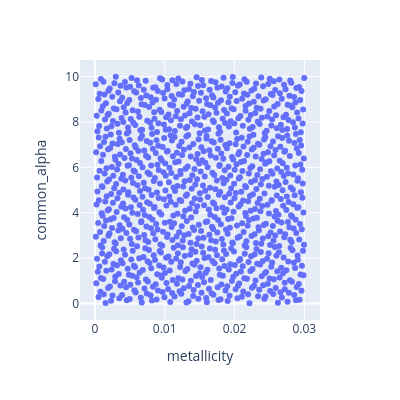

This figure's notebook cell:
### Code cell
sobol_fig = px.scatter(sobol_samples, x="metallicity", y="common_alpha", width=400, height=400)
sobol_fig

### Figure 1 — Plotly figure (JSON) as saved in the notebook; plotly's stock layout.template omitted (floating-point values rounded to 4 significant figures; data arrays with more than 128 entries replaced by an {"elided": "..."} marker saying what was removed)
{"data": [{"hovertemplate": "metallicity=%{x}<br>common_alpha=%{y}<extra></extra>", "legendgroup": "", "marker": {"color": "#636efa", "symbol": "circle"}, "mode": "markers", "name": "", "orientation": "v", "showlegend": false, "type": "scatter", "x": {"elided": "1000 float values"}, "xaxis": "x", "y": {"elided": "1000 float values"}, "yaxis": "y"}], "layout": {"height": 400, "legend": {"tracegroupgap": 0}, "margin": {"t": 60}, "width": 400, "xaxis": {"anchor": "y", "domain": [0, 1], "title": {"text": "metallicity"}}, "yaxis": {"anchor": "x", "domain": [0, 1], "title": {"text": "common_alpha"}}}}
